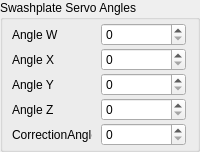
            <widget class="QGroupBox" name="SwashplateBox_3">
             <property name="sizePolicy">
              <sizepolicy hsizetype="Fixed" vsizetype="Maximum">
               <horstretch>0</horstretch>
               <verstretch>0</verstretch>
              </sizepolicy>
             </property>
             <property name="minimumSize">
              <size>
               <width>70</width>
               <height>0</height>
              </size>
             </property>
             <property name="title">
              <string>Swashplate Servo Angles</string>
             </property>
             <layout class="QGridLayout" name="gridLayout_20">
              <property name="horizontalSpacing">
               <number>3</number>
              </property>
              <property name="verticalSpacing">
               <number>2</number>
              </property>
              <property name="margin">
               <number>3</number>
              </property>
              <item row="0" column="1">
               <widget class="QDoubleSpinBox" name="ccpmAngleW">
                <property name="sizePolicy">
                 <sizepolicy hsizetype="Fixed" vsizetype="Fixed">
                  <horstretch>0</horstretch>
                  <verstretch>0</verstretch>
                 </sizepolicy>
                </property>
                <property name="minimumSize">
                 <size>
                  <width>85</width>
                  <height>0</height>
                 </size>
                </property>
                <property name="maximumSize">
                 <size>
                  <width>85</width>
                  <height>16777215</height>
                 </size>
                </property>
                <property name="decimals">
                 <number>0</number>
                </property>
                <property name="maximum">
                 <double>360.000000000000000</double>
                </property>
                <property name="singleStep">
                 <double>15.000000000000000</double>
                </property>
               </widget>
              </item>
              <item row="0" column="0">
               <widget class="QLabel" name="ccpmServoWLabel_2">
                <property name="enabled">
                 <bool>true</bool>
                </property>
                <property name="sizePolicy">
                 <sizepolicy hsizetype="Fixed" vsizetype="Preferred">
                  <horstretch>0</horstretch>
                  <verstretch>0</verstretch>
                 </sizepolicy>
                </property>
                <property name="minimumSize">
                 <size>
                  <width>80</width>
                  <height>0</height>
                 </size>
                </property>
                <property name="maximumSize">
                 <size>
                  <width>80</width>
                  <height>16777215</height>
                 </size>
                </property>
                <property name="text">
                 <string>Angle W</string>
                </property>
               </widget>
              </item>
              <item row="1" column="0">
               <widget class="QLabel" name="ccpmServoXLabel_2">
                <property name="sizePolicy">
                 <sizepolicy hsizetype="Fixed" vsizetype="Preferred">
                  <horstretch>0</horstretch>
                  <verstretch>0</verstretch>
                 </sizepolicy>
                </property>
                <property name="minimumSize">
                 <size>
                  <width>80</width>
                  <height>0</height>
                 </size>
                </property>
                <property name="maximumSize">
                 <size>
                  <width>80</width>
                  <height>16777215</height>
                 </size>
                </property>
                <property name="text">
                 <string>Angle X</string>
                </property>
               </widget>
              </item>
              <item row="2" column="0">
               <widget class="QLabel" name="ccpmServoYLabel_2">
                <property name="enabled">
                 <bool>true</bool>
                </property>
                <property name="sizePolicy">
                 <sizepolicy hsizetype="Fixed" vsizetype="Preferred">
                  <horstretch>0</horstretch>
                  <verstretch>0</verstretch>
                 </sizepolicy>
                </property>
                <property name="minimumSize">
                 <size>
                  <width>80</width>
                  <height>0</height>
                 </size>
                </property>
                <property name="maximumSize">
                 <size>
                  <width>80</width>
                  <height>16777215</height>
                 </size>
                </property>
                <property name="text">
                 <string>Angle Y</string>
                </property>
               </widget>
              </item>
              <item row="4" column="0">
               <widget class="QLabel" name="ccpmServoZLabel_2">
                <property name="sizePolicy">
                 <sizepolicy hsizetype="Fixed" vsizetype="Preferred">
                  <horstretch>0</horstretch>
                  <verstretch>0</verstretch>
                 </sizepolicy>
                </property>
                <property name="minimumSize">
                 <size>
                  <width>80</width>
                  <height>0</height>
                 </size>
                </property>
                <property name="maximumSize">
                 <size>
                  <width>80</width>
                  <height>16777215</height>
                 </size>
                </property>
                <property name="text">
                 <string>Angle Z</string>
                </property>
               </widget>
              </item>
              <item row="5" column="0">
               <widget class="QLabel" name="label_10">
                <property name="enabled">
                 <bool>true</bool>
                </property>
                <property name="sizePolicy">
                 <sizepolicy hsizetype="Fixed" vsizetype="Preferred">
                  <horstretch>0</horstretch>
                  <verstretch>0</verstretch>
                 </sizepolicy>
                </property>
                <property name="minimumSize">
                 <size>
                  <width>80</width>
                  <height>0</height>
                 </size>
                </property>
                <property name="maximumSize">
                 <size>
                  <width>80</width>
                  <height>16777215</height>
                 </size>
                </property>
                <property name="text">
                 <string>CorrectionAngle</string>
                </property>
               </widget>
              </item>
              <item row="1" column="1">
               <widget class="QDoubleSpinBox" name="ccpmAngleX">
                <property name="sizePolicy">
                 <sizepolicy hsizetype="Fixed" vsizetype="Fixed">
                  <horstretch>0</horstretch>
                  <verstretch>0</verstretch>
                 </sizepolicy>
                </property>
                <property name="minimumSize">
                 <size>
                  <width>85</width>
                  <height>0</height>
                 </size>
                </property>
                <property name="maximumSize">
                 <size>
                  <width>85</width>
                  <height>16777215</height>
                 </size>
                </property>
                <property name="decimals">
                 <number>0</number>
                </property>
                <property name="maximum">
                 <double>360.000000000000000</double>
                </property>
                <property name="singleStep">
                 <double>15.000000000000000</double>
                </property>
               </widget>
              </item>
              <item row="5" column="1">
               <widget class="QDoubleSpinBox" name="ccpmCorrectionAngle">
                <property name="enabled">
                 <bool>true</bool>
                </property>
                <property name="sizePolicy">
                 <sizepolicy hsizetype="Fixed" vsizetype="Fixed">
                  <horstretch>0</horstretch>
                  <verstretch>0</verstretch>
                 </sizepolicy>
                </property>
                <property name="minimumSize">
                 <size>
                  <width>85</width>
                  <height>0</height>
                 </size>
                </property>
                <property name="maximumSize">
                 <size>
                  <width>85</width>
                  <height>16777215</height>
                 </size>
                </property>
                <property name="decimals">
                 <number>0</number>
                </property>
                <property name="maximum">
                 <double>360.000000000000000</double>
                </property>
                <property name="singleStep">
                 <double>15.000000000000000</double>
                </property>
               </widget>
              </item>
              <item row="4" column="1">
               <widget class="QDoubleSpinBox" name="ccpmAngleZ">
                <property name="sizePolicy">
                 <sizepolicy hsizetype="Fixed" vsizetype="Fixed">
                  <horstretch>0</horstretch>
                  <verstretch>0</verstretch>
                 </sizepolicy>
                </property>
                <property name="minimumSize">
                 <size>
                  <width>85</width>
                  <height>0</height>
                 </size>
                </property>
                <property name="maximumSize">
                 <size>
                  <width>85</width>
                  <height>16777215</height>
                 </size>
                </property>
                <property name="decimals">
                 <number>0</number>
                </property>
                <property name="maximum">
                 <double>360.000000000000000</double>
                </property>
                <property name="singleStep">
                 <double>15.000000000000000</double>
                </property>
               </widget>
              </item>
              <item row="2" column="1">
               <widget class="QDoubleSpinBox" name="ccpmAngleY">
                <property name="sizePolicy">
                 <sizepolicy hsizetype="Fixed" vsizetype="Fixed">
                  <horstretch>0</horstretch>
                  <verstretch>0</verstretch>
                 </sizepolicy>
                </property>
                <property name="minimumSize">
                 <size>
                  <width>85</width>
                  <height>0</height>
                 </size>
                </property>
                <property name="maximumSize">
                 <size>
                  <width>85</width>
                  <height>16777215</height>
                 </size>
                </property>
                <property name="decimals">
                 <number>0</number>
                </property>
                <property name="maximum">
                 <double>360.000000000000000</double>
                </property>
                <property name="singleStep">
                 <double>15.000000000000000</double>
                </property>
               </widget>
              </item>
             </layout>
            </widget>
